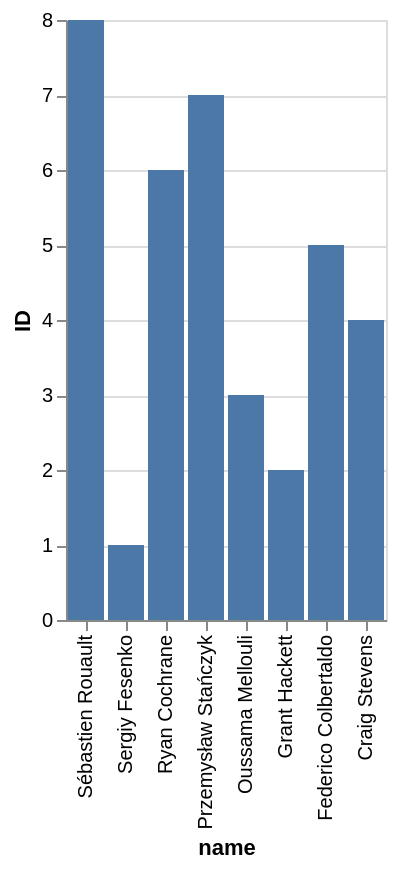

The specification (Vega-Lite) saved for this image:
### Vega-Lite specification from a JSON file in a GitHub repository (floating-point values rounded to 4 significant figures)
{"data": {"values": [{"x_data": "Sébastien Rouault", "y_data": 8}, {"x_data": "Sergiy Fesenko", "y_data": 1}, {"x_data": "Ryan Cochrane", "y_data": 6}, {"x_data": "Przemysław Stańczyk", "y_data": 7}, {"x_data": "Oussama Mellouli", "y_data": 3}, {"x_data": "Grant Hackett", "y_data": 2}, {"x_data": "Federico Colbertaldo", "y_data": 5}, {"x_data": "Craig Stevens", "y_data": 4}]}, "mark": "bar", "encoding": {"x": {"field": "x_data", "type": "nominal", "title": "name", "sort": "descending"}, "y": {"field": "y_data", "type": "quantitative", "title": "ID"}}}
